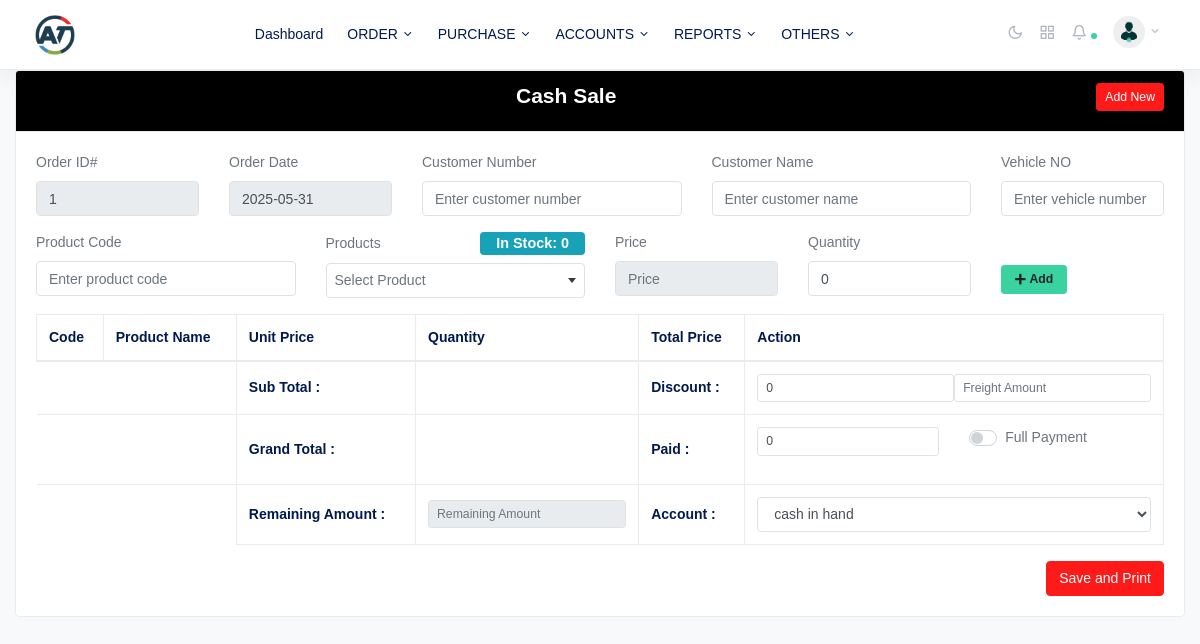
The app's page /cash_sale.php (signed in) with its own data.
### tables this page shows
CREATE TABLE `company` (
  `id` int(10) NOT NULL,
  `name` varchar(100) NOT NULL,
  `logo` text NOT NULL,
  `address` text DEFAULT NULL,
  `company_phone` varchar(100) NOT NULL,
  `personal_phone` varchar(100) NOT NULL,
  `email` text DEFAULT NULL,
  `stock_manage` int(11) NOT NULL,
  `sale_interface` varchar(50) DEFAULT NULL
);

CREATE TABLE `menus` (
  `id` int(11) NOT NULL,
  `title` text DEFAULT NULL,
  `page` text DEFAULT NULL,
  `parent_id` int(11) DEFAULT NULL,
  `icon` text DEFAULT NULL,
  `sort_order` int(11) DEFAULT NULL,
  `nav_edit` int(11) NOT NULL DEFAULT 0,
  `nav_delete` int(11) NOT NULL DEFAULT 0,
  `nav_add` int(11) NOT NULL DEFAULT 0,
  `timestamp` timestamp NOT NULL DEFAULT current_timestamp() ON UPDATE current_timestamp()
);

### cash_sale.php (the view, shortened to what the rows shown need)
<!DOCTYPE html>
<html lang="en">
<?php include_once 'includes/head.php';
?>
<body class="horizontal light  ">
  <div class="wrapper">
    <?php include_once 'includes/header.php'; ?>
    <div class="container-fluid">
      <div class="card">
        <div class="card-body">
          <form action="php_action/custom_action.php" method="POST" id="sale_order_fm">
            <div class="row">
              <div class="col-12">
                <table class="table saleTable" id="myDiv">
                  <thead class="table-bordered">
                    <tr>
                      <th><strong>Code</strong></th>
                      <th><strong>Product Name</strong></th>
                      <th><strong>Unit Price</strong></th>
                      <th><strong>Quantity</strong></th>
                      <th><strong>Total Price</strong></th>
                      <th><strong>Action</strong></th>
                    </tr>
                  </thead>
                </table>
              </div>
            </div>
          </form>
        </div>
      </div>
    </div>
  </div>
</body>
</html>

### includes/header.php (shortened to what the rows shown need)
  <?php
  $user_id_current = $_SESSION['userId'];
$UserData = mysqli_fetch_assoc(mysqli_query($dbc,"SELECT * FROM users WHERE user_id = '$user_id_current'"));
 ?>
  <nav class="navbar navbar-expand-lg navbar-light bg-white flex-row border-bottom shadow">
        <div class="container-fluid">
          <a class="navbar-brand mx-lg-1 mr-0" href="dashboard.php">
            <img src="img/logo/<?=$get_company['logo']?>" class="img-fluid" alt="" style="width: 40px;height: 40px;">
          </a>
          <div class="navbar-slide bg-white ml-lg-4" id="navbarSupportedContent">
            <ul class="navbar-nav mr-auto">
        <?php
        if ($UserData['user_role']!='admin') {
        $getNav = mysqli_query($dbc,"SELECT * FROM menus where parent_id=0 AND page!='dashboard.php' ORDER BY sort_order ASC LIMIT 9 OFFSET 0 ");    $r=1;
          while ($fetch_nav=mysqli_fetch_assoc($getNav)) {   $c=0;
             $getChild = mysqli_query($dbc,"SELECT * FROM menus where parent_id='".$fetch_nav['id']."' AND page!='dashboard.php' ");
                while ($child=mysqli_fetch_assoc($getChild)) {
                    if (countWhens($dbc,"privileges",'user_id',$user_id_current,'nav_id',$child['id'])>0) {
                                        $c++;
                                         }}
                      if ($c>0 && $r<9) {
                                    ?>
                <li class="nav-item dropdown">
                <a href="<?=$fetch_nav['page']?>" id="ui-elementsDropdown" class="dropdown-toggle nav-link" role="button" data-toggle="dropdown" aria-haspopup="true" aria-expanded="false">
                  <span class="ml-lg-2"><?=strtoupper($fetch_nav['title'])?></span>
                </a>
                            </li>
                               <?php   $r++;
                               } }if ($r>9) {
                                ?>
                                 <li class="nav-item dropdown more">
                <a class="dropdown-toggle more-horizontal nav-link" href="#" id="moreDropdown" role="button" data-toggle="dropdown" aria-haspopup="true" aria-expanded="false">
                  <span class="ml-2 sr-only">More</span>
                </a>
                <ul class="dropdown-menu" aria-labelledby="moreDropdown">
                  <?php     $getNav2 = mysqli_query($dbc,"SELECT * FROM menus where parent_id=0 AND page!='dashboard.php' ORDER BY sort_order ASC LIMIT 10 OFFSET 10 ");    $r=1;
                                 while ($fetch_nav2=mysqli_fetch_assoc($getNav2)) {
                                        $c=0;
                                           $getChild = mysqli_query($dbc,"SELECT * FROM menus where parent_id='".$fetch_nav2['id']."' AND page!='dashboard.php' ");
                while ($child=mysqli_fetch_assoc($getChild)) {
                    if (countWhens($dbc,"privileges",'user_id',$user_id_current,'nav_id',$child['id'])>0) {
                                        $c++;
                                         }}
                                         if ($c>0) {
                                         ?>
                    <li class="nav-item dropdown">
                    <a class="dropdown-toggle nav-link pl-lg-2" href="#" data-toggle="collapse" id="pagesDropdown" aria-expanded="false">
                      <span class="ml-1"><?=strtoupper($fetch_nav2['title'])?></span>
                    </a>
                                        <ul class="dropdown-menu" aria-labelledby="pagesDropdown">
                                            <?php
                                    $getChild = mysqli_query($dbc,"SELECT * FROM menus where parent_id='".$fetch_nav2['id']."' AND page!='dashboard.php' ");
                                 while ($child=mysqli_fetch_assoc($getChild)) {
                                     if (countWhens($dbc,"privileges",'user_id',$user_id_current,'nav_id',$child['id'])>0) {
                                     ?>
                                          <a class="nav-link pl-lg-2" href="<?=$child['page']?>">
                        <span class="ml-1"><?=strtoupper($child['title'])?></span>
                      </a>
                                        <?php }} ?>
                                        </ul>
                                      </li>
                                      <?php  } } ?>
                                    </ul>
                                  </li>
                             <?php  }
}
                             ?>
            </ul>
          </div>
        </div>
     </nav>

### records on screen
company: logo (picture)
menus: title "ORDER"
menus: title "PURCHASE"
menus: title "ACCOUNTS"
menus: title "REPORTS"
menus: title "OTHERS"

### other values on screen
form field payment_account "cash in hand"
